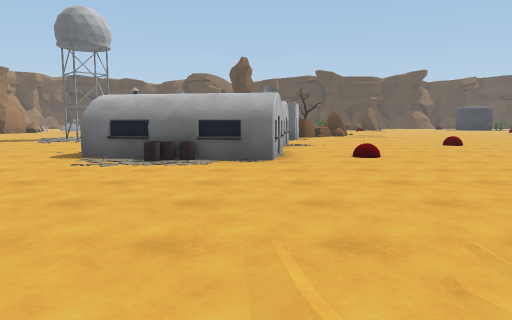
view 1 (above)

24 first-person views from a walk through a scene from a Unity 3-D project. The camera is 1.3 m above the floor, tilts 6° down and sees 70° across. The floor is counted in squares, 2 m on a side. Each view is taken from the middle of a square. On the plan, view 1 faces up. The plan holds only what a view shows up to about 11 squares ahead; the rest is blank. The place goes on beyond the plan. Some animated figures are left out.

view 2
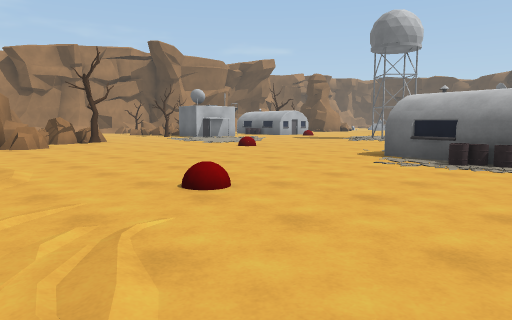

view 3
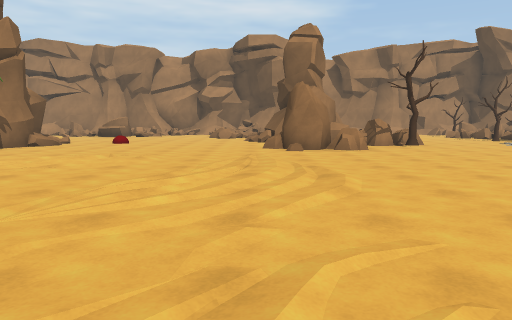

view 4
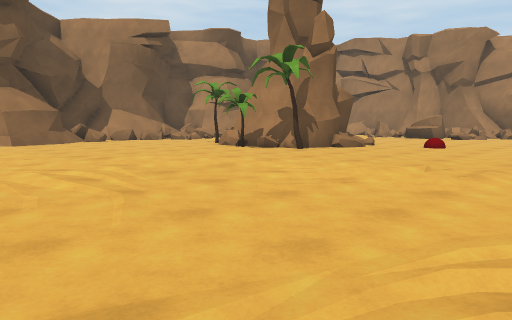

view 5
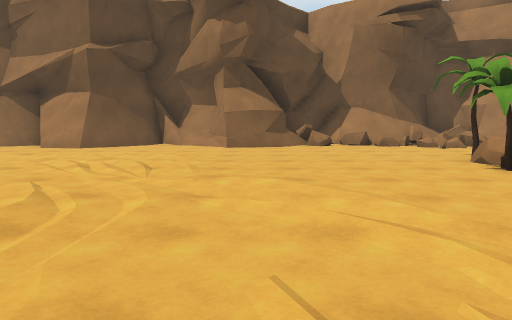

view 6
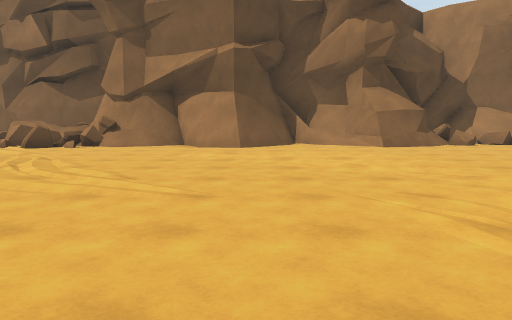

view 7
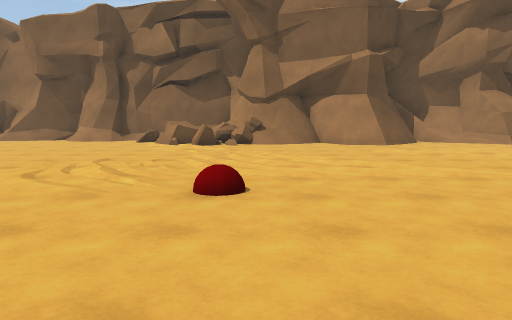

view 8
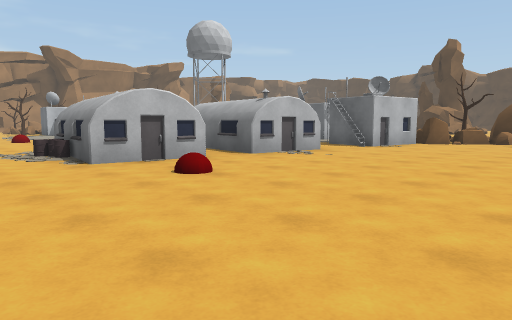

view 9
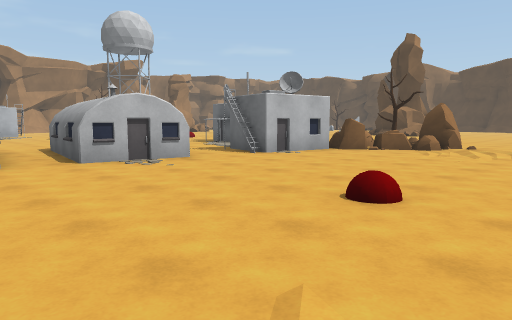

view 10
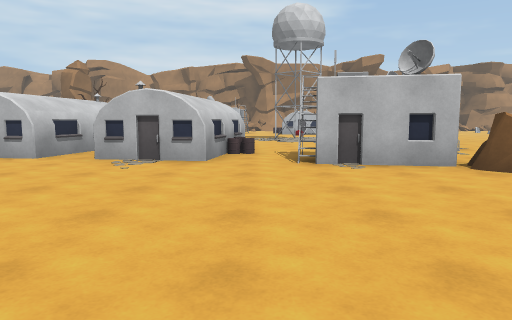

view 11
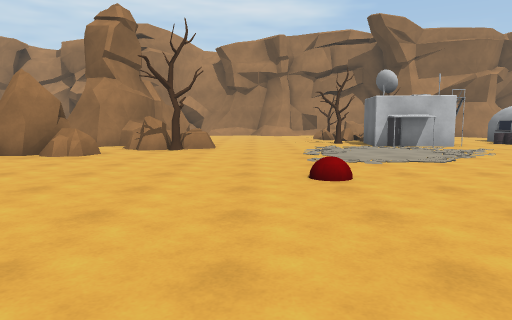

view 12
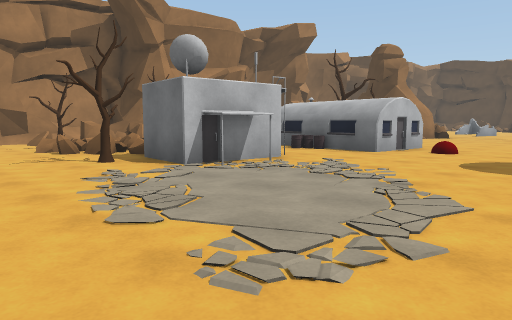

view 13
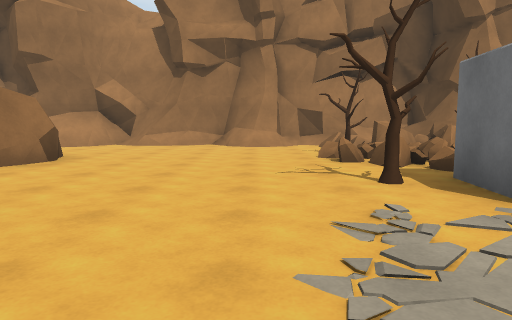

view 14
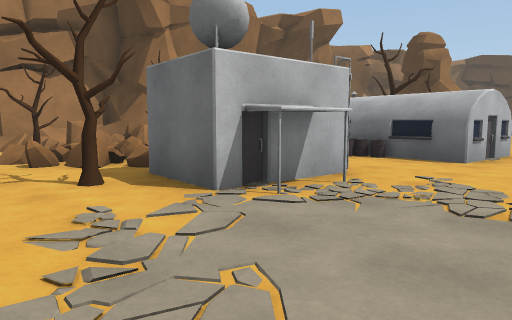

view 15
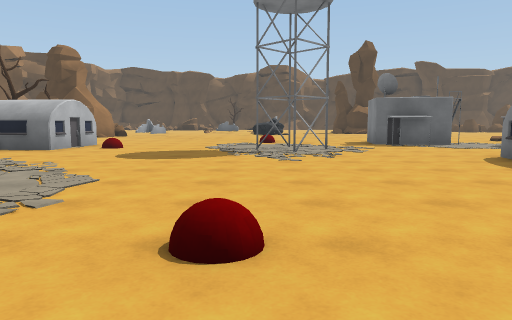

view 16
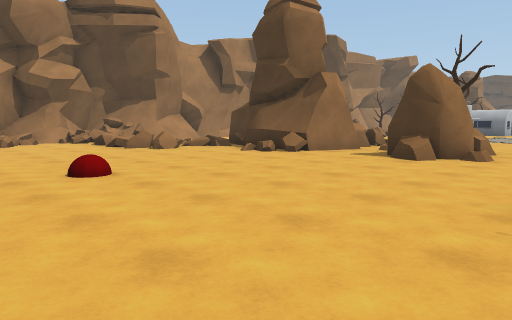

view 17
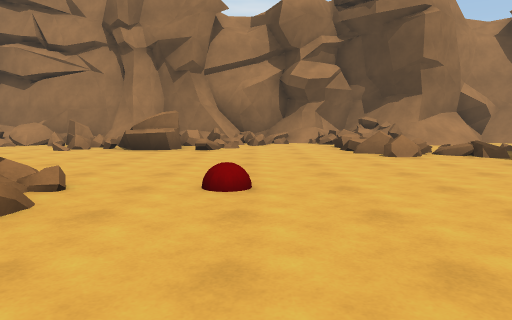

view 18
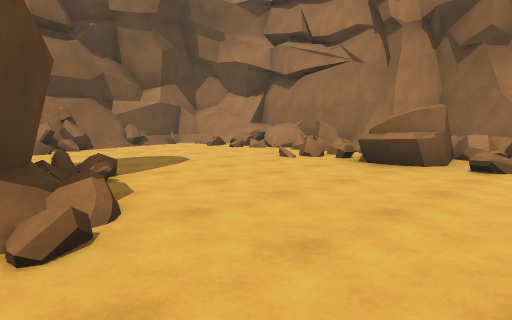

view 19
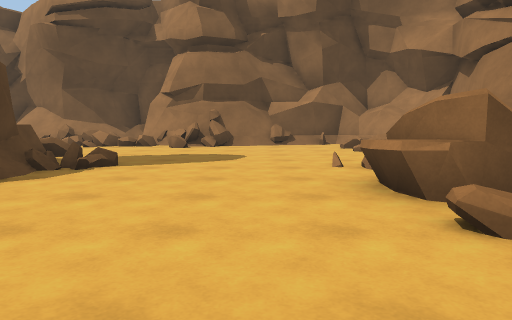

view 20
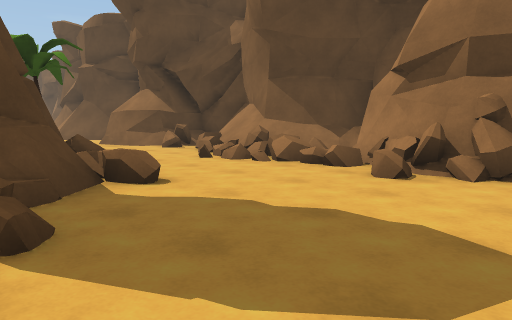

view 21
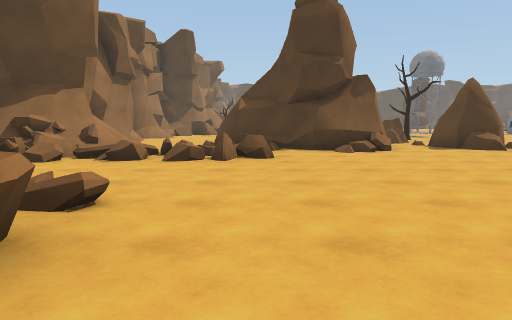

view 22
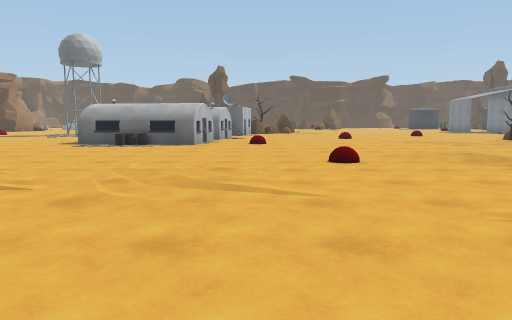

view 23
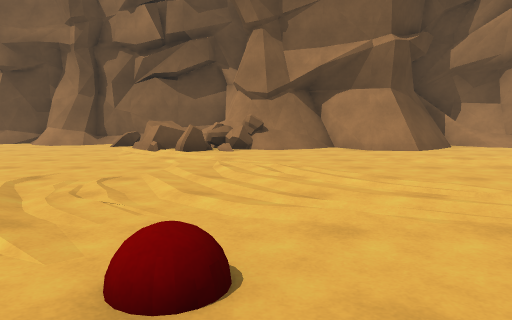

view 24
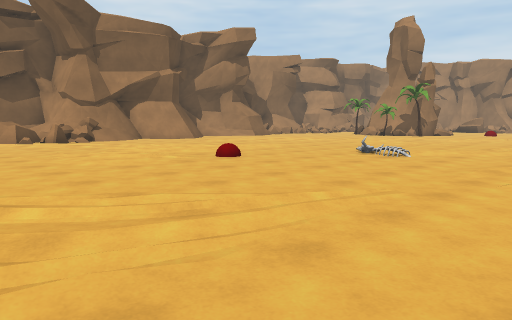

### Floor plan
Key: @ floor where view 1 was taken; # wall or solid block; x gap in a wall; . main floor; : floor 0.25 m higher than the main floor; / step, stairs or slope; = window, fence, low wall or low ledge; ^ raised ledge; B building; R rock; T tree; O other object.
Columns run from 20 left of view 1 to 7 right of it. Each row starts with its distance up from view 1.
 17         ...       ..  TOR.
 16       TO.........BBB..RR..
 15      B  B........B#.B#R....
 14      BBBB....##.....BB.....
 13       B......##.....#B.....
 12 ^#    .............B........
 11 /## O  B..........BBBB......
 10 /^=#=x BB.........BBB.......
  9 x=.T=.T#B...................
  8 .................BBBB.......
  7 #................BBBB.......
  6 #.................BB........
  5 #.......R...................
  4 =......RRT..................
  3 /..####^R...................
  2 //.#####.RR......:......../
  1 #/../###.#R................
  0 =..:/.//........../.@.......
 -1 =#===.......................
 -2 =.==........................
 -3 =...........//..............
 -4 =#..................=......
 -5 #=#........................
 -6 #=#.....##T................
 -7 ##==...####................
 -8 #==....####T...............
 -9 #^......###.................
-10 #=......==T.................
-11 #=/.........................
-12 =#/...=................#=...
-13 #=.//###===.=###..###/##^#..
-14 ########=###############==..
-15        ###########     #####
-16         ##

Positions as (right, up) in squares from view 1, and headings:
1: (0, 0), facing up
2: (0, 0), facing up-left
3: (-1, 0), facing left
4: (-3, -1), facing down-left
5: (-6, -3), facing down
6: (-2, -3), facing down
7: (2, -2), facing down
8: (6, 4), facing up-left
9: (7, 7), facing up-left
10: (7, 12), facing left
11: (-3, 6), facing left
12: (-8, 6), facing up-left
13: (-10, 7), facing left
14: (-10, 7), facing up-left
15: (-7, 5), facing up
16: (-8, -6), facing up-left
17: (-9, -4), facing left
18: (-12, -4), facing down-left
19: (-16, -3), facing down
20: (-16, -8), facing down-right
21: (-16, -8), facing up
22: (2, -4), facing up
23: (2, -4), facing down
24: (7, 0), facing down-left
